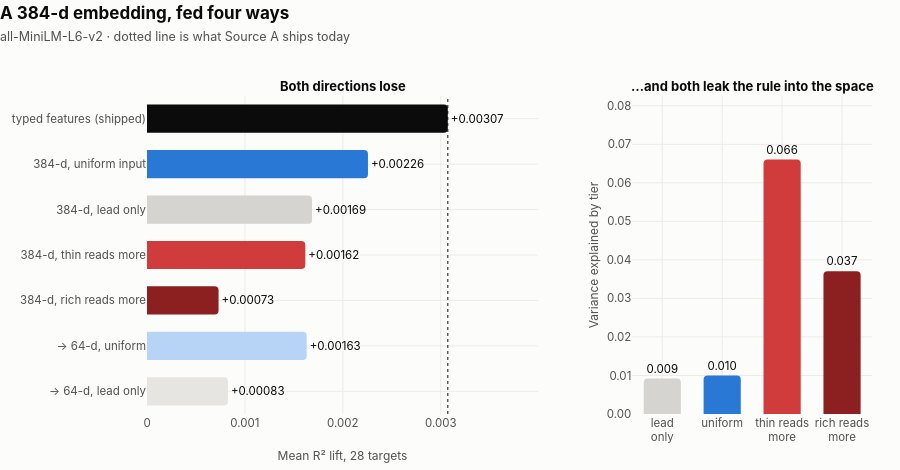

Here is the notebook cell this chart was saved with:
### Markdown cell above
---

## 1. The task you set on Monday: split A and E into groups

Both pillars cut into four groups and pushed on.

- **Verdict:** the groups are worth a great deal as a *diagnostic* and nothing as an
  *architecture*.
- Source E is the exception that matters — there the groups changed what I think the
  pillar is measuring.

### Source A — four content tiers

Split on Wikipedia intro length: **stub** (<100 chars), **thin** (100–283), **mid**
(284–461), **rich** (≥462).

**As a diagnostic, it paid immediately:**

- Named industry content: **1.1% of thin-tier counties, 25.2% of rich** — a 23×
  gradient, with fewer than one county in ten carrying any at all.
- That killed the dense embedding — averaging 1,024 dimensions over 3,144 articles
  gives a vector dominated by counties saying nothing economic.
- It also picked the feature family worth building: *industry*.

**As an architecture, it lost three times.** Should the tier decide…

| …what? | Answer |
|---|---|
| which **model** a county gets | **No.** Tier-specific slopes cost 9% of the lift. Four separate per-tier fits: **−0.01595** against the flat model's +0.00307 — worse than dropping Source A entirely. |
| how much of its **page** is read | **Not conditionally.** Uniform widening beat the shipped rule (+0.00351 vs +0.00307). A tier-conditional rule makes `has_agriculture` mean different things at different county sizes. |
| what goes through an **encoder** | **No, either direction.** Thin reads more: +0.00162. Rich reads more: +0.00073. Everyone reads the same: **+0.00226**. |

**One reason underneath all three:**

- Partitioning 3,144 counties costs more in pooled evidence than heterogeneity costs
  in bias.
- Measurable in the embedding run: tier membership alone explains **0.9–1.0%** of
  vector variance under a uniform rule, **3.7–6.6%** under a conditional one.
- That's the construction rule leaking into the space, 4–7×. And tier is a size proxy
  the baseline already controls for.

**The premise was wrong anyway:**

- Reading the same sections for everyone is worth **+0.00153** over reading them only
  for rich counties — that gap *is* the stub and thin contribution.
- Their pages are not empty. Uniform reading takes stub industry coverage 6.1% →
  **34.0%**, thin 9.7% → 34.9%.

**One caution before widening further:**

- The outright winner — read every section, +0.00403, the only arm at *p* < 0.05 —
  gets there partly on History.
- **67%** of the hits it adds sit in historical framing (*"The South Bronx was a
  manufacturing center for many years"*). A defunct-industry detector wearing a
  current-economy label.
- Excluding narrative sections keeps +0.00044 of the +0.00096, at *p* = 0.22.

**What ships: unchanged.** One uniform schema, one model, economy-titled sections.
Method detail for all three experiments in the appendix.

### The one we talked about: a smaller embedding, fed by tier

The version we discussed: embedding back, narrower than bge-m3's 1024 dimensions, tier
decides which sections go through the encoder.

- **Encoder:** `all-MiniLM-L6-v2`, **384 dimensions**, 90MB against 2.2GB.
- **Chunked and mean-pooled**, so a long article is not silently truncated.
- **Four input rules:** the tier-conditional one you'd expect, its mirror image, and
  two controls — `lead_only` isolates the change of encoder and width, `uniform` reads
  the same sections for everyone.

### Code cell
REP_ORDER = ["typed_sections", "uniform", "lead_only", "tier_conditional",
             "tier_conditional_inverse", "uniform_pca64", "lead_only_pca64"]
REP_LABEL = {
    "typed_sections": "typed features (shipped)",
    "uniform": "384-d, uniform input",
    "lead_only": "384-d, lead only",
    "tier_conditional": "384-d, thin reads more",
    "tier_conditional_inverse": "384-d, rich reads more",
    "uniform_pca64": "→ 64-d, uniform",
    "lead_only_pca64": "→ 64-d, lead only",
}
lifts = {k: embed["representations"][k]["mean_lift"] for k in REP_ORDER}
VAR_KEYS = ["lead_only", "uniform", "tier_conditional", "tier_conditional_inverse"]
VAR_LABEL = ["lead<br>only", "uniform", "thin reads<br>more", "rich reads<br>more"]
leak = [embed["text_diagnostics"][k]["tier_variance_share"] for k in VAR_KEYS]

# Emphasis, not identity: the two tier-conditional arms are the subject, the rest
# is context. Colour marks which is which; the labels carry the values.
lift_colour = {"typed_sections": INK, "uniform": BLUE, "lead_only": MUTED,
               "tier_conditional": CRITICAL, "tier_conditional_inverse": "#8c2020",
               "uniform_pca64": "#b7d3f6", "lead_only_pca64": "#e6e5e1"}

fig = make_subplots(
    rows=1, cols=2, column_widths=[0.62, 0.38], horizontal_spacing=0.13,
    subplot_titles=("<b>Both directions lose</b>",
                    "<b>…and both leak the rule into the space</b>"),
)
fig.add_trace(go.Bar(
    y=[REP_LABEL[k] for k in REP_ORDER][::-1],
    x=[lifts[k] for k in REP_ORDER][::-1],
    orientation="h", marker_color=[lift_colour[k] for k in REP_ORDER][::-1],
    marker_cornerradius=4, showlegend=False,
    text=[f"{lifts[k]:+.5f}" for k in REP_ORDER][::-1], textposition="outside",
    textfont=dict(size=11.5, color=INK),
    hovertemplate="<b>%{y}</b><br>mean R² lift %{x:+.5f}<extra></extra>",
), row=1, col=1)
fig.add_vline(x=lifts["typed_sections"], line=dict(color=INK, width=1, dash="dot"),
              row=1, col=1)

fig.add_trace(go.Bar(
    x=VAR_LABEL, y=leak,
    marker_color=[MUTED, BLUE, CRITICAL, "#8c2020"], marker_cornerradius=4,
    showlegend=False, text=[f"{v:.3f}" for v in leak], textposition="outside",
    textfont=dict(size=11.5, color=INK),
    hovertemplate="<b>%{x}</b><br>%{y:.1%} of vector variance is tier alone<extra></extra>",
), row=1, col=2)

fig.update_xaxes(title_text="Mean R² lift, 28 targets",
                 range=[0, max(lifts.values()) * 1.3], row=1, col=1)
fig.update_yaxes(showgrid=False, row=1, col=1)
fig.update_yaxes(title_text="Variance explained by tier", tickformat=".2f",
                 range=[0, max(leak) * 1.25], row=1, col=2)
style(fig, "A 384-d embedding, fed four ways",
      f"{embed['encoder'].split('/')[-1]} · dotted line is what Source A ships today",
      height=470, legend=False)
fig.update_annotations(font=dict(size=13, color=INK))
fig.show()

### Figure 1 — Plotly figure (JSON) as saved in the notebook; plotly's stock layout.template omitted (floating-point values rounded to 4 significant figures)
{"data": [{"hovertemplate": "<b>%{y}</b><br>mean R² lift %{x:+.5f}<extra></extra>", "marker": {"color": ["#e6e5e1", "#b7d3f6", "#8c2020", "#d03b3b", "#d5d4d0", "#2a78d6", "#0b0b0b"], "cornerradius": 4}, "orientation": "h", "showlegend": false, "text": ["+0.00083", "+0.00163", "+0.00073", "+0.00162", "+0.00169", "+0.00226", "+0.00307"], "textfont": {"color": "#0b0b0b", "size": 11.5}, "textposition": "outside", "type": "bar", "x": [0.0008266, 0.00163, 0.0007307, 0.001617, 0.001686, 0.002256, 0.003072], "xaxis": "x", "y": ["→ 64-d, lead only", "→ 64-d, uniform", "384-d, rich reads more", "384-d, thin reads more", "384-d, lead only", "384-d, uniform input", "typed features (shipped)"], "yaxis": "y"}, {"hovertemplate": "<b>%{x}</b><br>%{y:.1%} of vector variance is tier alone<extra></extra>", "marker": {"color": ["#d5d4d0", "#2a78d6", "#d03b3b", "#8c2020"], "cornerradius": 4}, "showlegend": false, "text": ["0.009", "0.010", "0.066", "0.037"], "textfont": {"color": "#0b0b0b", "size": 11.5}, "textposition": "outside", "type": "bar", "x": ["lead<br>only", "uniform", "thin reads<br>more", "rich reads<br>more"], "xaxis": "x2", "y": [0.009185, 0.009967, 0.06604, 0.03706], "yaxis": "y2"}], "layout": {"annotations": [{"font": {"color": "#0b0b0b", "size": 13}, "showarrow": false, "text": "<b>Both directions lose</b>", "x": 0.2697, "xanchor": "center", "xref": "paper", "y": 1.0, "yanchor": "bottom", "yref": "paper"}, {"font": {"color": "#0b0b0b", "size": 13}, "showarrow": false, "text": "<b>…and both leak the rule into the space</b>", "x": 0.8347, "xanchor": "center", "xref": "paper", "y": 1.0, "yanchor": "bottom", "yref": "paper"}], "bargap": 0.34, "bargroupgap": 0.06, "font": {"color": "#0b0b0b", "family": "-apple-system, BlinkMacSystemFont, Segoe UI, Helvetica, Arial, sans-serif", "size": 13}, "height": 470, "hoverlabel": {"bgcolor": "white", "bordercolor": "#ecebe6", "font": {"family": "-apple-system, BlinkMacSystemFont, Segoe UI, Helvetica, Arial, sans-serif", "size": 12.5}}, "legend": {"bgcolor": "rgba(0,0,0,0)", "font": {"color": "#52514e", "size": 12}, "orientation": "h", "x": 0, "y": -0.24, "yanchor": "top"}, "margin": {"b": 56, "l": 12, "r": 28, "t": 96}, "paper_bgcolor": "#fcfcfb", "plot_bgcolor": "#fcfcfb", "shapes": [{"line": {"color": "#0b0b0b", "dash": "dot", "width": 1}, "type": "line", "x0": 0.003072, "x1": 0.003072, "xref": "x", "y0": 0, "y1": 1, "yref": "y domain"}], "showlegend": false, "title": {"font": {"color": "#0b0b0b", "size": 17}, "text": "<b>A 384-d embedding, fed four ways</b><br><span style='font-size:12.5px;color:#52514e'>all-MiniLM-L6-v2 · dotted line is what Source A ships today</span>", "x": 0, "xanchor": "left", "y": 0.96, "yanchor": "top"}, "xaxis": {"anchor": "y", "automargin": true, "domain": [0.0, 0.5394], "gridcolor": "#ecebe6", "gridwidth": 1, "range": [0, 0.003993], "showgrid": true, "showline": false, "tickfont": {"color": "#52514e", "size": 11.5}, "ticks": "", "title": {"font": {"color": "#52514e", "size": 12}, "text": "Mean R² lift, 28 targets"}, "zeroline": false}, "xaxis2": {"anchor": "y2", "automargin": true, "domain": [0.6694, 1.0], "gridcolor": "#ecebe6", "gridwidth": 1, "showgrid": true, "showline": false, "tickfont": {"color": "#52514e", "size": 11.5}, "ticks": "", "title": {"font": {"color": "#52514e", "size": 12}}, "zeroline": false}, "yaxis": {"anchor": "x", "automargin": true, "domain": [0.0, 1.0], "gridcolor": "#ecebe6", "gridwidth": 1, "showgrid": true, "showline": false, "tickfont": {"color": "#52514e", "size": 11.5}, "ticks": "", "title": {"font": {"color": "#52514e", "size": 12}}, "zeroline": false}, "yaxis2": {"anchor": "x2", "automargin": true, "domain": [0.0, 1.0], "gridcolor": "#ecebe6", "gridwidth": 1, "range": [0, 0.08254], "showgrid": true, "showline": false, "tickfont": {"color": "#52514e", "size": 11.5}, "tickformat": ".2f", "ticks": "", "title": {"font": {"color": "#52514e", "size": 12}, "text": "Variance explained by tier"}, "zeroline": false}}}
